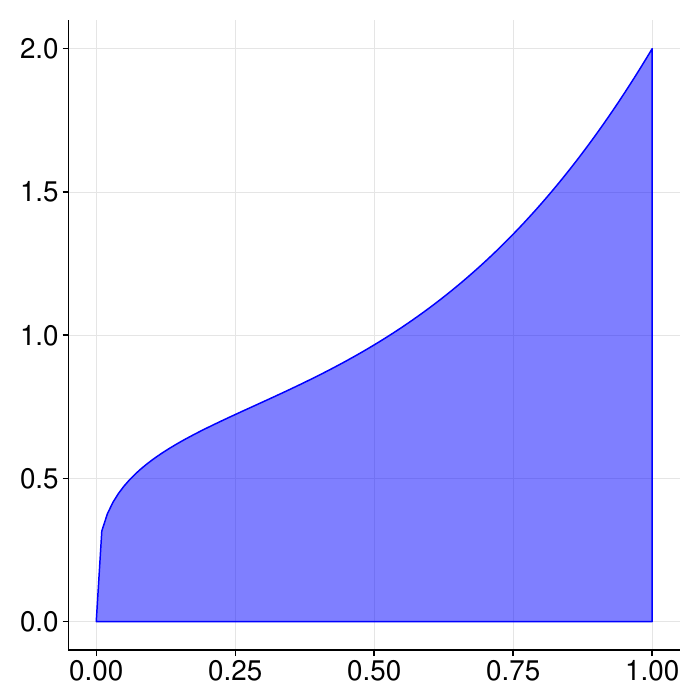

This chart was generated by the following R code:
x<-seq(0,1,0.01)
y1<-function(x){x^3+x^(1/4)}
y2<-function(x){x^6+x^(1/8)}

py1<-ggplot(data.frame(x=x,y=y1(x)), aes(x=x,y=y)) + geom_area(colour = "blue", fill="blue",alpha=0.5) + theme_bw() + theme(
    plot.background = element_blank()
    ,panel.grid.minor = element_blank()
    ,panel.border = element_blank()
    , axis.line = element_line()
    , axis.text.x = element_text(size=20)
    , axis.text.y=element_text(size=20)
    ,axis.title = element_blank()
    
  ) 
  
  py2<-ggplot(data.frame(x=x,y=y2(x)), aes(x=x,y=y)) + geom_area(colour = "blue", fill="blue",alpha=0.5) + theme_bw() + theme(
    plot.background = element_blank()
    ,panel.grid.minor = element_blank()
    ,panel.border = element_blank()
    , axis.line = element_line()
    , axis.text.x = element_text(size=20)
    , axis.text.y=element_text(size=20)
    ,axis.title = element_blank()
    
  ) 
pdf("ex_int.pdf")
print(py1)
print(py2)
dev.off()

pdf("ex_int2.pdf")
x<-seq(0,1,0.001)
x2<-seq(1,0,-0.001)
y1<-function(x){x^2}
y2<-function(x){x^4-0.25*x^5+0.25*x^3}
yy1<-y1(x)
yy2<-y2(x2)
x<-c(x,x2)
y<-c(yy1,yy2)
coli<-c(rep("red",length(x)),rep("blue",length(x)))

  py3<-ggplot(data.frame(x=x,y=y), aes(x=x,y=y)) + geom_polygon(alpha=0.65,fill="darkgreen",colour="darkgreen") + theme_bw() + theme(
    plot.background = element_blank()
    ,panel.grid.minor = element_blank()
    ,panel.border = element_blank()
    , axis.line = element_line()
    , axis.text.x = element_text(size=20)
    , axis.text.y=element_text(size=20)
    ,axis.title = element_blank()
    
  )

print(py3)
dev.off()